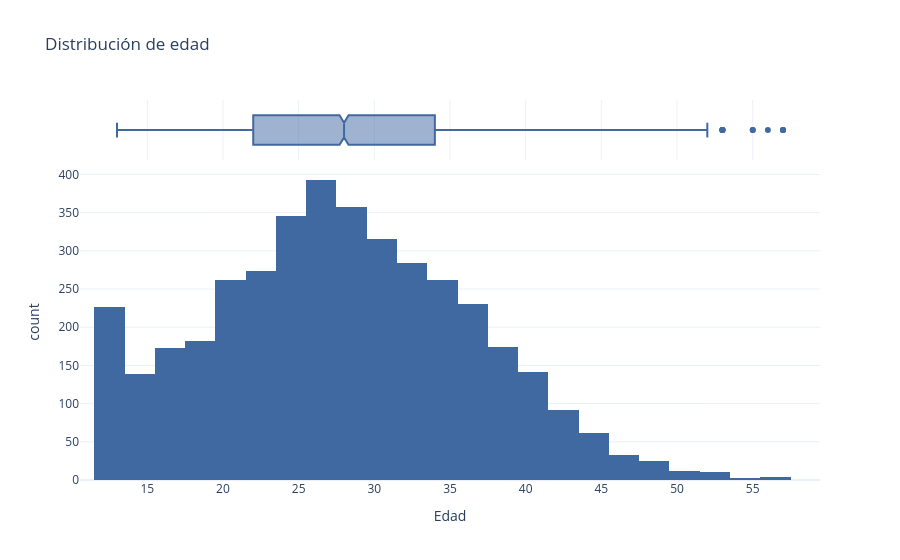
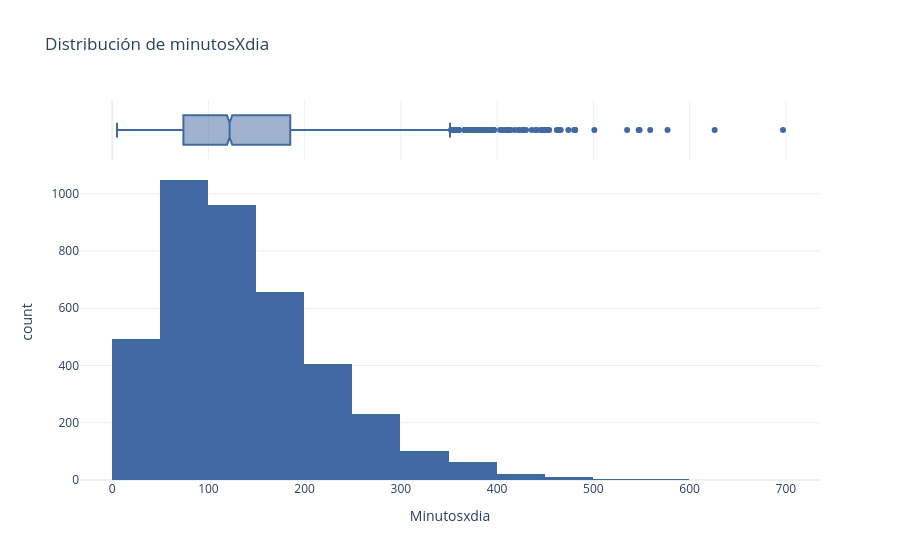
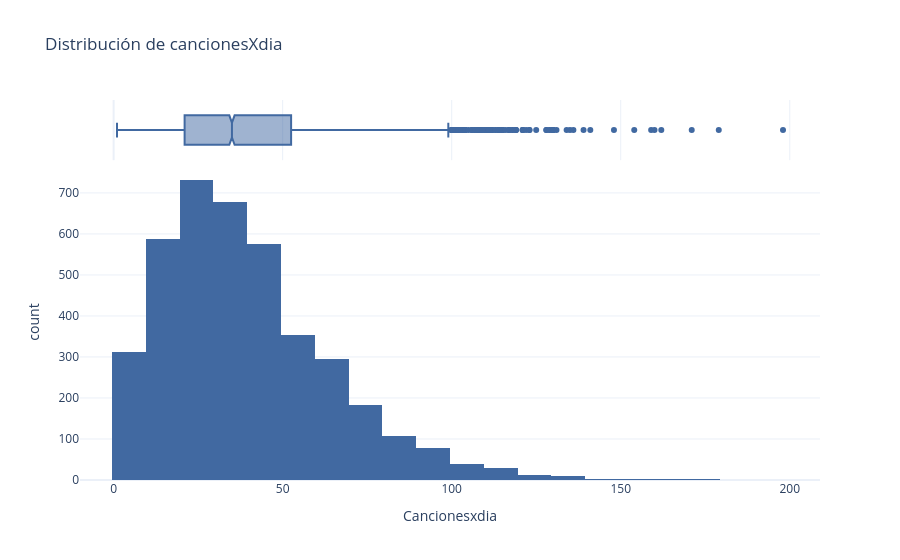
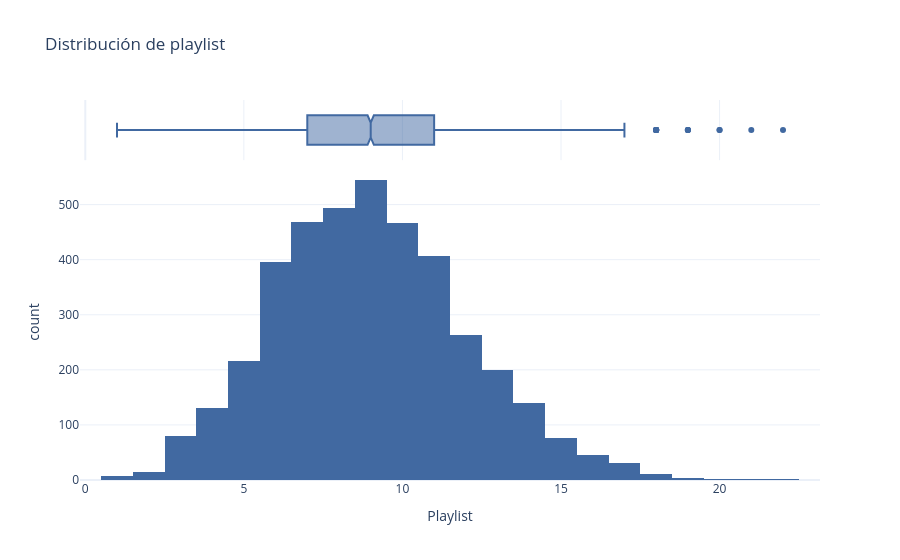

The notebook cell saved with these charts, in order:
### Code cell
eda.graficar_distribucion_numericas()
eda.graficar_comparacion_numericas()
eda.graficar_frecuencia_categoricas()
eda.graficar_minutos_por_plataforma()
eda.graficar_canciones_por_animo()
eda.graficar_minutos_vs_canciones()
eda.graficar_matriz_correlacion()

### Figure 1 — Plotly figure (JSON) as saved in the notebook; plotly's stock layout.template omitted (floating-point values rounded to 4 significant figures; data arrays with more than 128 entries replaced by an {"elided": "..."} marker saying what was removed)
{"data": [{"bingroup": "x", "hovertemplate": "Edad=%{x}<br>count=%{y}<extra></extra>", "legendgroup": "", "marker": {"color": "#4169A1", "pattern": {"shape": ""}}, "name": "", "nbinsx": 30, "orientation": "v", "showlegend": false, "x": {"elided": "4000 int values"}, "xaxis": "x", "yaxis": "y", "type": "histogram"}, {"hovertemplate": "Edad=%{x}<extra></extra>", "legendgroup": "", "marker": {"color": "#4169A1"}, "name": "", "notched": true, "showlegend": false, "x": {"elided": "4000 int values"}, "xaxis": "x2", "yaxis": "y2", "type": "box"}], "layout": {"xaxis": {"anchor": "y", "domain": [0.0, 1.0], "title": {"text": "Edad"}}, "yaxis": {"anchor": "x", "domain": [0.0, 0.8316], "title": {"text": "count"}}, "xaxis2": {"anchor": "y2", "domain": [0.0, 1.0], "matches": "x", "showticklabels": false, "showgrid": true}, "yaxis2": {"anchor": "x2", "domain": [0.8416, 1.0], "matches": "y2", "showticklabels": false, "showline": false, "ticks": "", "showgrid": false}, "legend": {"tracegroupgap": 0}, "title": {"text": "Distribución de edad"}, "barmode": "relative", "hovermode": "x unified"}}

### Figure 2 — Plotly figure (JSON) as saved in the notebook; plotly's stock layout.template omitted (floating-point values rounded to 4 significant figures; data arrays with more than 128 entries replaced by an {"elided": "..."} marker saying what was removed)
{"data": [{"bingroup": "x", "hovertemplate": "Minutosxdia=%{x}<br>count=%{y}<extra></extra>", "legendgroup": "", "marker": {"color": "#4169A1", "pattern": {"shape": ""}}, "name": "", "nbinsx": 30, "orientation": "v", "showlegend": false, "x": {"elided": "4000 int values"}, "xaxis": "x", "yaxis": "y", "type": "histogram"}, {"hovertemplate": "Minutosxdia=%{x}<extra></extra>", "legendgroup": "", "marker": {"color": "#4169A1"}, "name": "", "notched": true, "showlegend": false, "x": {"elided": "4000 int values"}, "xaxis": "x2", "yaxis": "y2", "type": "box"}], "layout": {"xaxis": {"anchor": "y", "domain": [0.0, 1.0], "title": {"text": "Minutosxdia"}}, "yaxis": {"anchor": "x", "domain": [0.0, 0.8316], "title": {"text": "count"}}, "xaxis2": {"anchor": "y2", "domain": [0.0, 1.0], "matches": "x", "showticklabels": false, "showgrid": true}, "yaxis2": {"anchor": "x2", "domain": [0.8416, 1.0], "matches": "y2", "showticklabels": false, "showline": false, "ticks": "", "showgrid": false}, "legend": {"tracegroupgap": 0}, "title": {"text": "Distribución de minutosXdia"}, "barmode": "relative", "hovermode": "x unified"}}

### Figure 3 — Plotly figure (JSON) as saved in the notebook; plotly's stock layout.template omitted (floating-point values rounded to 4 significant figures; data arrays with more than 128 entries replaced by an {"elided": "..."} marker saying what was removed)
{"data": [{"bingroup": "x", "hovertemplate": "Cancionesxdia=%{x}<br>count=%{y}<extra></extra>", "legendgroup": "", "marker": {"color": "#4169A1", "pattern": {"shape": ""}}, "name": "", "nbinsx": 30, "orientation": "v", "showlegend": false, "x": {"elided": "4000 int values"}, "xaxis": "x", "yaxis": "y", "type": "histogram"}, {"hovertemplate": "Cancionesxdia=%{x}<extra></extra>", "legendgroup": "", "marker": {"color": "#4169A1"}, "name": "", "notched": true, "showlegend": false, "x": {"elided": "4000 int values"}, "xaxis": "x2", "yaxis": "y2", "type": "box"}], "layout": {"xaxis": {"anchor": "y", "domain": [0.0, 1.0], "title": {"text": "Cancionesxdia"}}, "yaxis": {"anchor": "x", "domain": [0.0, 0.8316], "title": {"text": "count"}}, "xaxis2": {"anchor": "y2", "domain": [0.0, 1.0], "matches": "x", "showticklabels": false, "showgrid": true}, "yaxis2": {"anchor": "x2", "domain": [0.8416, 1.0], "matches": "y2", "showticklabels": false, "showline": false, "ticks": "", "showgrid": false}, "legend": {"tracegroupgap": 0}, "title": {"text": "Distribución de cancionesXdia"}, "barmode": "relative", "hovermode": "x unified"}}

### Figure 4 — Plotly figure (JSON) as saved in the notebook; plotly's stock layout.template omitted (floating-point values rounded to 4 significant figures; data arrays with more than 128 entries replaced by an {"elided": "..."} marker saying what was removed)
{"data": [{"bingroup": "x", "hovertemplate": "Playlist=%{x}<br>count=%{y}<extra></extra>", "legendgroup": "", "marker": {"color": "#4169A1", "pattern": {"shape": ""}}, "name": "", "nbinsx": 30, "orientation": "v", "showlegend": false, "x": {"elided": "4000 int values"}, "xaxis": "x", "yaxis": "y", "type": "histogram"}, {"hovertemplate": "Playlist=%{x}<extra></extra>", "legendgroup": "", "marker": {"color": "#4169A1"}, "name": "", "notched": true, "showlegend": false, "x": {"elided": "4000 int values"}, "xaxis": "x2", "yaxis": "y2", "type": "box"}], "layout": {"xaxis": {"anchor": "y", "domain": [0.0, 1.0], "title": {"text": "Playlist"}}, "yaxis": {"anchor": "x", "domain": [0.0, 0.8316], "title": {"text": "count"}}, "xaxis2": {"anchor": "y2", "domain": [0.0, 1.0], "matches": "x", "showticklabels": false, "showgrid": true}, "yaxis2": {"anchor": "x2", "domain": [0.8416, 1.0], "matches": "y2", "showticklabels": false, "showline": false, "ticks": "", "showgrid": false}, "legend": {"tracegroupgap": 0}, "title": {"text": "Distribución de playlist"}, "barmode": "relative", "hovermode": "x unified"}}
